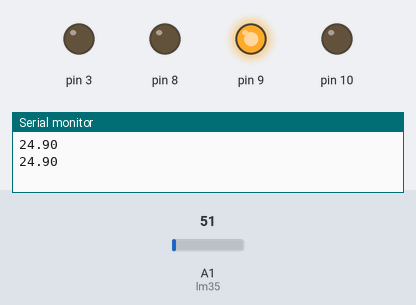
Recording of a sketch running on a simulated Arduino Uno, built with avr-gcc and run on an emulated ATmega328P. Parts: output pins drawn as LEDs (lit = HIGH), the last lines printed to the serial monitor. Inputs (shaded band) come from the test bench; at power-on: A1 (lm35) = 51.

Above: at 3.8 s.
3.9 s: A1 (lm35) set to 55
At 7.0 s:
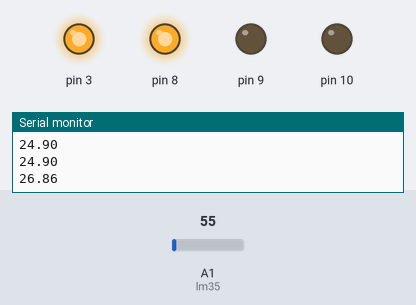
7.8 s: A1 (lm35) set to 30
At 9.3 s:
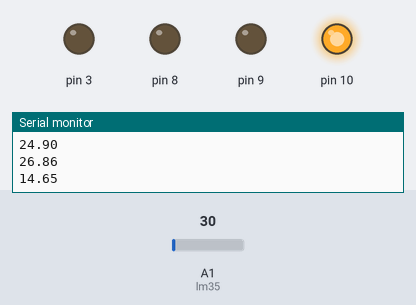
11.7 s: A1 (lm35) set to 61
At 12.8 s:
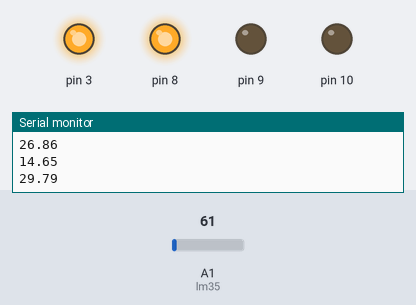
15.6 s: A1 (lm35) set to 15
At 18.6 s:
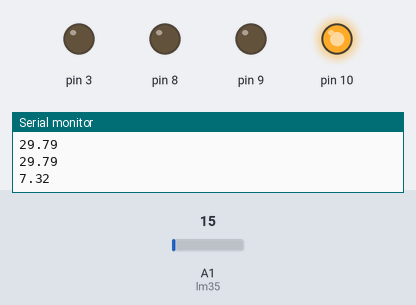
Timing chart, 0 to 20.1 s (numbered marks = the images above; inputs shaded):
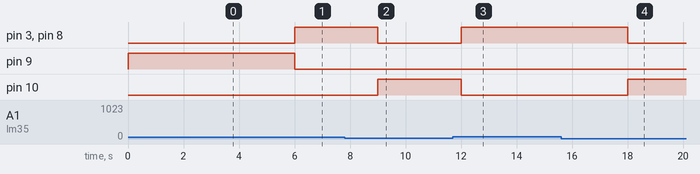

Measured:
- the behaviour switches between 51 and 52 on A1 (lm35) (found by bisection; images 0 and 1)
- after the input at 3.9 s, pin 3, pin 8: LOW → HIGH after 2.1 s; pin 9: HIGH → LOW after 2.1 s
- after the input at 7.8 s, pin 3, pin 8: HIGH → LOW after 1.2 s; pin 10: LOW → HIGH after 1.2 s
- after the input at 11.7 s, pin 3, pin 8: LOW → HIGH after 0.30 s; pin 10: HIGH → LOW after 0.30 s
- after the input at 15.6 s, pin 3, pin 8: HIGH → LOW after 2.4 s; pin 10: LOW → HIGH after 2.4 s

The sketch:

_devson.ino
```cpp
 int lm35 = A1; //analog pin tanımlandı.
 float deger;
 float cikti;
 float sicaklik;

 int fanSpeed;
 int minSicaklik =15;
 int maxSicaklik=40;
 const int fan_kontrol =3;
float sicaklik1;

void setup() {
  Serial.begin(9600);
   pinMode(8, OUTPUT);
   pinMode(9, OUTPUT);
   pinMode(10, OUTPUT);
   pinMode(3, OUTPUT);
   digitalWrite(3, LOW);
}
void loop() {
 int deger = analogRead(lm35);

   float cikti = (deger/1024.0)*5000;
   float sicaklik = cikti/10.0;
   Serial.println(sicaklik);

    if(sicaklik>0 && sicaklik <18){
        digitalWrite(10,HIGH);
        digitalWrite(9,LOW);
        digitalWrite(8,LOW);
        digitalWrite(3, LOW);

         }
     if(sicaklik>18 && sicaklik <25){
        digitalWrite(9,HIGH);
        digitalWrite(10,LOW);
        digitalWrite(8,LOW);
        digitalWrite(3, LOW);

         }
     if(sicaklik>25 ){
        digitalWrite(8,HIGH);
        digitalWrite(9,LOW);
        digitalWrite(10,LOW);
        digitalWrite(3, 255);;
         }

      delay(3000);

}
```
